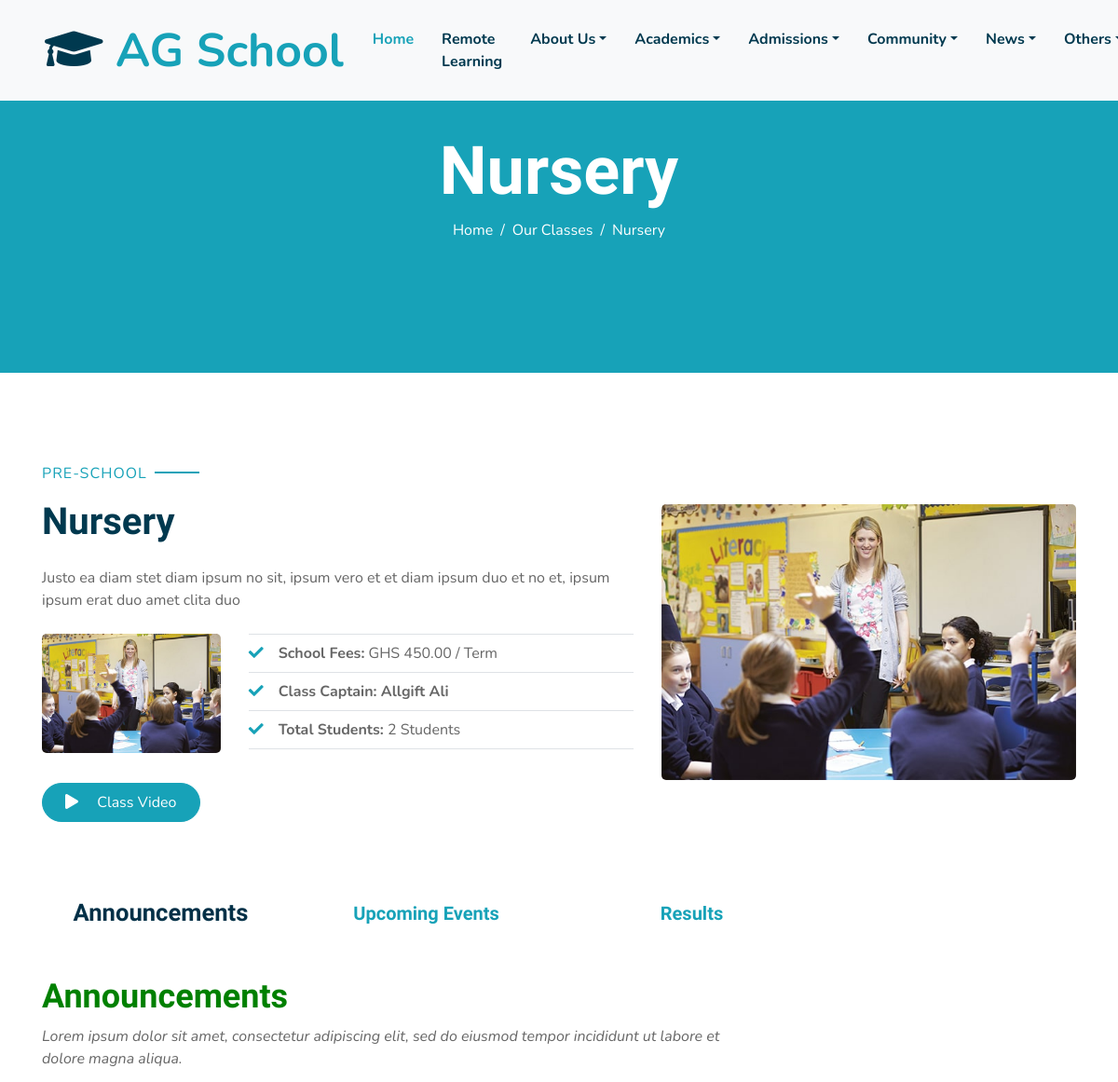
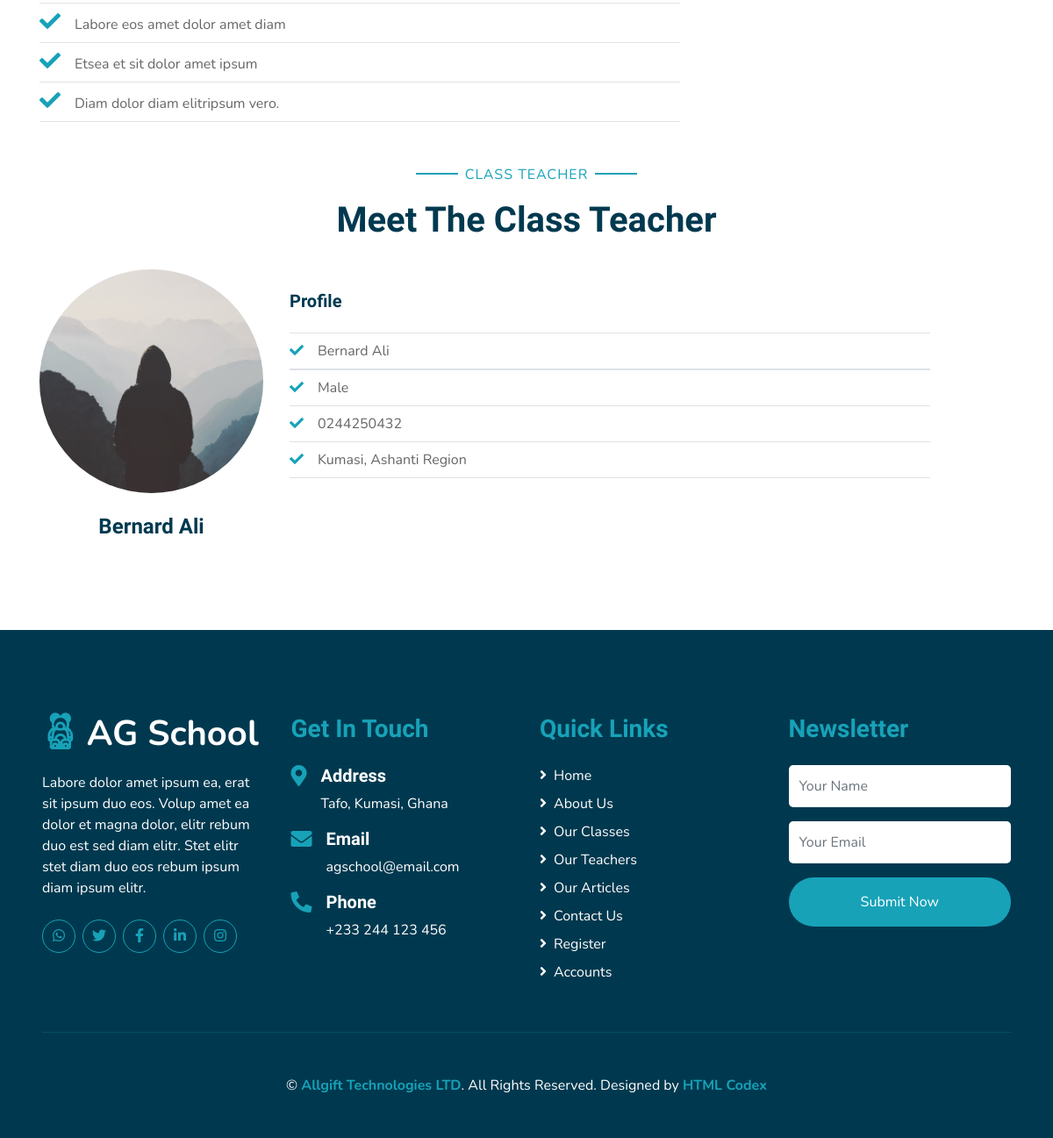
The app's page /class_detail/nursery/ with its own data (2 pictures, top to bottom).
### core/models.py (models this page shows, shortened)
class Class(models.Model):
    picture = models.ImageField(upload_to='class', default='class-1.jpg')
    video = models.FileField(upload_to='class', null=True, blank=True)
    level = models.CharField(max_length=15, choices=LEVEL_CHOICES)
    name = models.CharField(max_length=15, unique=True)
    slug = models.SlugField()
    min_age = models.IntegerField()
    max_age = models.IntegerField()
    tuition_fee = models.DecimalField(max_digits=10, decimal_places=2)
    tuition_interval = models.CharField(max_length=15, choices=TUITION_INTERVAL_CHOICES)
    total_seats = models.IntegerField()
    start_time = models.TimeField(max_length=15)
    close_time = models.TimeField(max_length=15)
    description = models.TextField(null=True, blank=True)
    teacher = models.ForeignKey(User, on_delete=models.DO_NOTHING)
    captain = models.ForeignKey(User, on_delete=models.DO_NOTHING, related_name='class_captain')

### authy/models.py (models this page shows, shortened)
class User(AbstractUser):
    full_name = models.CharField(max_length=200, null=True)
    type = models.CharField(max_length=20, choices=USER_TYPE)
    email = models.EmailField(unique=True, null=True)
    phone = models.CharField(max_length=20)
    avatar = models.ImageField(null=True, default="default.jpg")
    gender = models.CharField(max_length=100, choices=GENDER_CHOICE, null=True, blank=True)
    residence = models.CharField(max_length=100)
    GPS_Address = models.CharField(max_length=15)
    region = models.CharField(max_length=100, choices=REGION_CHOICE, null=True, blank=True)
    nationality = models.CharField(max_length=100, default='Ghanaian')
    created = models.DateField(auto_now_add=True)
    is_blocked = models.BooleanField(default=False)
    classes = models.ManyToManyField('core.Class', related_name='classes', blank=True)
    marital_status = models.CharField(max_length=100, choices=MARITAL_STATUS, default='Single')
    subjects = models.ManyToManyField('core.Subject', related_name='subjects', blank=True)
    profile = models.TextField(blank=True, null=True)
    cv = models.FileField(blank=True, null=True)
    facebook_url = models.URLField(max_length=255, blank=True, null=True)
    twitter_url = models.URLField(max_length=255, blank=True, null=True)
    instagram_url = models.URLField(max_length=255, blank=True, null=True)
    linkedin_url = models.URLField(max_length=255, blank=True, null=True)
    website_url = models.URLField(max_length=255, blank=True, null=True)
    REQUIRED_FIELDS = []

### core/views.py (the view)
# urls.py: path("class_detail/<slug:slug>/", views.class_detail, name='class_detail'),
def class_detail(request, slug):
    name = Class.objects.get(slug=slug)
    total_students = User.objects.filter(classes=name.id).count()
    context = {
        'name': name,
        'total_students': total_students,
    }
    return render(request, 'core/class_detail.html', context)

### templates/core/class_detail.html (shortened to what this page needs)
{% extends 'base.html' %}
{% load static %}
{% block content %}
    <div class="container-fluid bg-primary mb-5">
      <div
        class="d-flex flex-column align-items-center justify-content-center"
        style="min-height: 400px"
      >
        <h3 class="display-3 font-weight-bold text-white">{{name.name}}</h3>
        <div class="d-inline-flex text-white">
          <p class="m-0"><a class="text-white" href="{% url 'home' %}">Home</a></p>
          <p class="m-0 px-2">/</p>
          <p class="m-0">Our Classes</p>
          <p class="m-0 px-2">/</p>
          <p class="m-0">{{name.name}}</p>
        </div>
      </div>
    </div>
    <div class="container-fluid py-5">
      <div class="container">
        <div class="row align-items-center">
          <div class="col-lg-7">
            <p class="section-title pr-5">
              <span class="pr-2">{{name.level}}</span>
            </p>
            <h1 class="mb-4">{{name.name}}</h1>
            <p>
              {{name.description}}
            </p>
            <div class="row pt-2 pb-4">
              <div class="col-6 col-md-4">
                <img class="img-fluid rounded" src="{{ name.picture.url }}" alt="" />
              </div>
              <div class="col-6 col-md-8">
                <ul class="list-inline m-0">
                  <li class="py-2 border-top border-bottom">
                    <i class="fa fa-check text-primary mr-3"></i><b>School Fees:</b> GHS {{name.tuition_fee}} / {{name.tuition_interval}}
                  </li>
                  <li class="py-2 border-bottom">
                    <i class="fa fa-check text-primary mr-3"></i><b>Class Captain: {{ name.captain.full_name }}</b>
                  </li>
                  <li class="py-2 border-bottom">
                    <i class="fa fa-check text-primary mr-3"></i><b>Total Students:</b> {{total_students}} Students
                  </li>
                </ul>
              </div>
            </div>
            <a href="" class="btn btn-primary mt-2 py-2 px-4"><i class="fa fa-play mr-3"></i> Class Video</a>
          </div>
          <div class="col-lg-5">
            <img
              class="img-fluid rounded mb-5 mb-lg-0"
              src="{{ name.picture.url }}"
              alt=""
            />
          </div>
        </div>
      </div>
    </div>
    <section id="features" class="features">
      <div class="container" data-aos="fade-up">
        <ul class="nav nav-tabs row gy-4 d-flex">
          <li class="nav-item col-4 col-md-4 col-lg-3">
            <a class="nav-link active show" data-bs-toggle="tab" data-bs-target="#tab-1">
              <h4>Announcements</h4>
            </a>
          </li>
          <li class="nav-item col-4 col-md-4 col-lg-3">
            <a class="nav-link" data-bs-toggle="tab" data-bs-target="#tab-2">
              <h4>Upcoming Events</h4>
            </a>
          </li>
          <li class="nav-item col-4 col-md-4 col-lg-3">
            <a class="nav-link" data-bs-toggle="tab" data-bs-target="#tab-3">
              <h4>Results</h4>
            </a>
          </li>
        </ul>
        <div class="tab-content">
          <div class="tab-pane active show" id="tab-1">
            <div class="row">
              <div class="col-lg-8 order-2 order-lg-1" data-aos="fade-up" data-aos-delay="100">
                <h3>Announcements</h3>
                <p class="fst-italic">
                  Lorem ipsum dolor sit amet, consectetur adipiscing elit, sed do eiusmod tempor incididunt ut labore et dolore
                  magna aliqua.
                </p>
                <ul class="list-inline m-0">
                  <li class="py-2 border-top border-bottom">
                    <i class="fa fa-check text-primary mr-3"></i>Labore eos amet
                    dolor amet diam
                  </li>
                  <li class="py-2 border-bottom">
                    <i class="fa fa-check text-primary mr-3"></i>Etsea et sit
                    dolor amet ipsum
                  </li>
                  <li class="py-2 border-bottom">
                    <i class="fa fa-check text-primary mr-3"></i>Diam dolor diam
                    elitripsum vero.
                  </li>
                </ul>
              </div>
              <div class="col-lg-4 order-1 order-lg-2 text-center" data-aos="fade-up" data-aos-delay="200">
              </div>
            </div>
          </div>
        </div>
      </div>
    </section>
    <div class="container-fluid pt-5">
      <div class="container">
        <div class="text-center pb-2">
          <p class="section-title px-5">
            <span class="px-2">Class Teacher</span>
          </p>
          <h1 class="mb-4">Meet The Class Teacher</h1>
        </div>
        <div class="row">
          <div class="col-md-6 col-lg-3 text-center team mb-5">
            <div
              class="position-relative overflow-hidden mb-4"
              style="border-radius: 100%"
            >
              <img class="img-fluid w-100" src="{{name.teacher.avatar.url}}" alt="" />
            </div>
            <h4>{{name.teacher.full_name}}</h4>
          </div>
          <div class="col-md-6 col-lg-8 ">
            <br>
            <h5>Profile</h5>
            <div class="row pt-2 pb-4">
              <div class="col-12">
                <ul class="list-inline m-0">
                  <li class="py-2 border-top border-bottom">
                    <i class="fa fa-check text-primary mr-3"></i>{{name.teacher.full_name}}
                  </li>
                  <li class="py-2 border-top border-bottom">
                    <i class="fa fa-check text-primary mr-3"></i>{{name.teacher.gender}}
                  </li>
                  <li class="py-2 border-bottom">
                    <i class="fa fa-check text-primary mr-3"></i>{{name.teacher.phone}}
                  </li>
                  <li class="py-2 border-bottom">
                    <i class="fa fa-check text-primary mr-3"></i>{{name.teacher.residence}}, {{name.teacher.region}} Region
                  </li>
                </ul>
              </div>
            </div>
          </div>
        </div>
      </div>
    </div>
{% endblock content %}

### records on screen
Class: name "Nursery", level "PRE-SCHOOL", description "Justo ea diam stet diam ipsum no sit, ipsum vero et et diam ipsum duo et no et, ipsum ipsum erat duo amet clita duo", picture (picture), tuition_fee "450.00", tuition_interval "Term", captain.full_name "Allgift Ali", teacher.avatar (placeholder picture), teacher.full_name "Bernard Ali", teacher.gender "Male", teacher.phone "0244250432", teacher.residence "Kumasi", teacher.region "Ashanti"

### other values on screen
{{ total_students }} "2"
